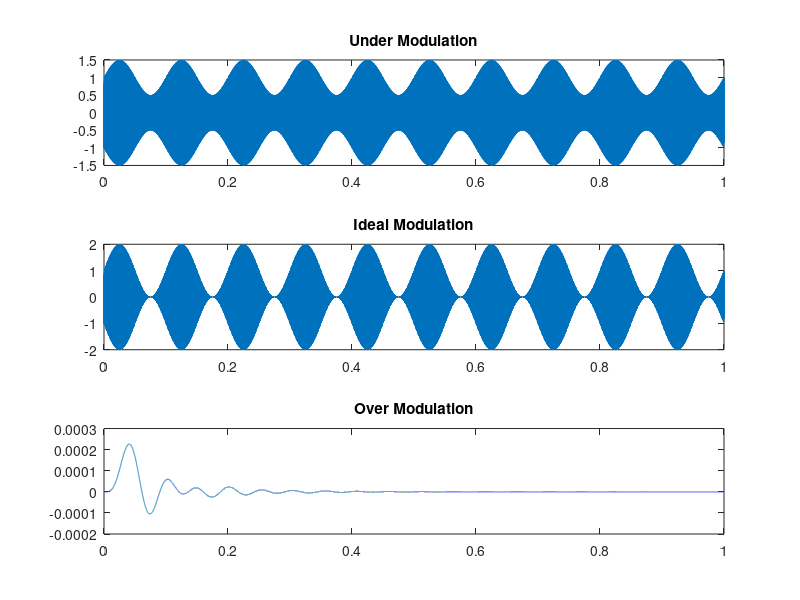

This chart was generated by the following MATLAB code:
pkg load control;
pkg load signal;

f_sampling = 44100

t = 0:1/f_sampling:1

f_message = 10

f_carrier = 15000

carrier = sin(2* pi * f_carrier * t);

input = sin(2 * pi * f_message * t);

m = 0.5;

under_modulated_signal = (1 + m *input) .* carrier;

m= 1;

ideal_modulation = (1 + m *input).* carrier;

m = 1.01;

over_modulation = (1 + m *input) .* carrier;

%{
subplot(5, 1, 1);
plot(t, carrier);
title('Carrier Signal');

subplot(5, 1, 2);
plot(t, input);
title('Input message');
%}
fc = 2 * f_message; % Cutoff frequency for the filter (twice the message frequency)
fs = f_sampling;    % Sampling frequency

normalized_cutoff = fc / (fs / 2);

[num, den] = cheby1(5,2, normalized_cutoff);

demodulated_signal = filter(num, den, under_modulated_signal);

subplot(3, 1, 1);
plot(t, under_modulated_signal);
title('Under Modulation');

subplot(3, 1, 2);
plot(t, ideal_modulation);
title('Ideal Modulation');

subplot(3, 1, 3);
plot(t, demodulated_signal);
title('Over Modulation');


